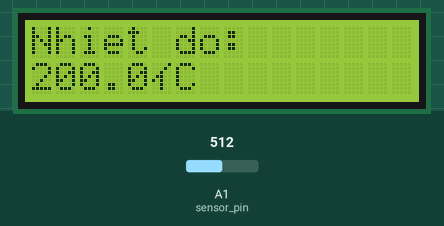
This sketch was run on a simulated Arduino Uno, built with avr-gcc and run on an emulated ATmega328P. Parts: 16×2 character LCD. The test bench sets the inputs (shaded band); at power-on: A1 (sensor_pin) = 512.

Above: at 1.6 s.
1.7 s: A1 (sensor_pin) set to 716
At 4.2 s:
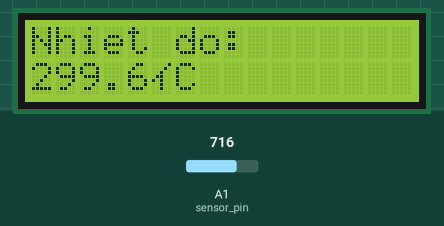
4.5 s: A1 (sensor_pin) set to 900
At 7.2 s:
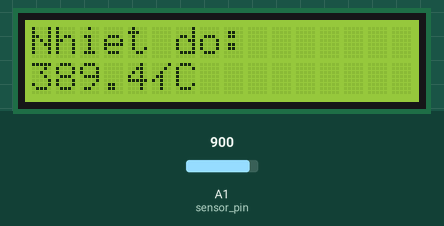
7.5 s: A1 (sensor_pin) set to 1023
At 9.8 s:
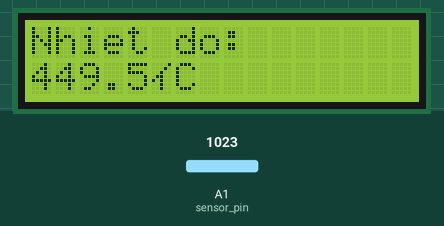
Timing chart, 0 to 11.3 s (numbered marks = the images above; inputs shaded):
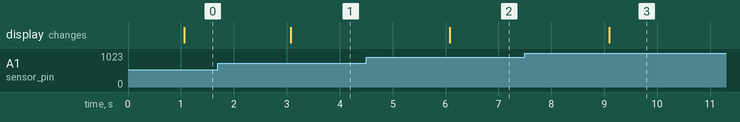

Measured:
- after the input at 1.7 s, the display: changes after 1.4 s (image 1)
- after the input at 4.5 s, the display: changes after 1.6 s (image 2)
- after the input at 7.5 s, the display: changes after 1.6 s (image 3)

The sketch:

Temperature.ino
```cpp
#include<LiquidCrystal.h>

const int sensor_pin = A1;
LiquidCrystal lcd(12, 11, 4, 5, 6, 7);

void setup()
{
 	lcd.begin(16, 2);

}

void loop()
{
  	int sensor_data = analogRead(sensor_pin);

  	/*Tính toán điện áp analog bằng cách nhân giá trị trong
  	sensor cho 5/1024*/
  	float volt = sensor_data * (5.0 / 1024.0);

  	/*Tính toán độ C bằng điện áp / 100. -0.5 điện áp bù*/
  	float temp_C = (volt - 0.5) * 100;

  	/*Đổi C sang F*/
  	float temp_F = (temp_C * 9.0 / 5.0) + 32.0;

  	delay(1000);

  	lcd.setCursor(0,0);
  	lcd.print("Nhiet do:");
  	lcd.setCursor(0,1);
  	lcd.print(temp_C);
  	lcd.setCursor(5,1);
  	lcd.print(char(178));
  	lcd.print("C");

  	Serial.println(sensor_pin);
}
```
